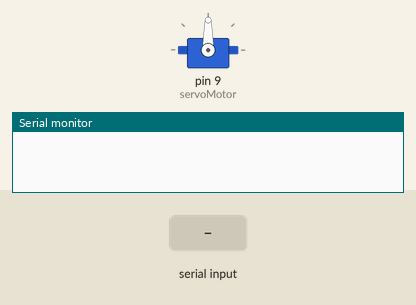
The sketch below on a simulated Arduino Uno, built with avr-gcc and run on an emulated ATmega328P. Parts: servo, the last lines printed to the serial monitor. The inputs (shaded band) are chosen by the test bench.

Above: at 1.2 s.
1.3 s: byte 1 (1) received over Serial
At 3.1 s:
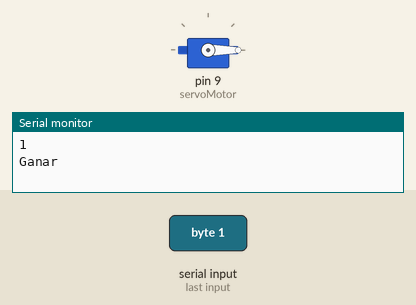
Timing chart, 0 to 4.8 s (numbered marks = the images above; inputs shaded):
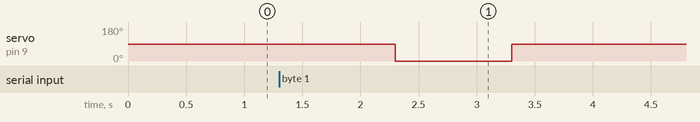

The sketch:

servo.ino
```cpp
// Incluímos la librería para poder controlar el servo
#include <Servo.h>
 bool Ganar = false;
 bool cicle =true;
 int val;

// Declaramos la variable para controlar el servo
Servo servoMotor;

void setup() {
  // Iniciamos el monitor serie para mostrar el resultado
  Serial.begin(9600);

  // Iniciamos el servo para que empiece a trabajar con el pin 9
  servoMotor.attach(9);

}

void loop() {
  if(Serial.available())
  {
    val= Serial.read();
    Serial.println(val);
    if(val == 1){
      Ganar = true;
      }

      if(Ganar==true)
        {
          if (cicle==true){
          Serial.print("Ganar");
        // Desplazamos a la posición 0º
        servoMotor.write(90);
        // Esperamos 1 segundo
        delay(1000);

        // Desplazamos a la posición 90º
        servoMotor.write(0);
        // Esperamos 1 segundo
        delay(1000);

        // Desplazamos a la posición 0º
        servoMotor.write(90);
        // Esperamos 1 segundo
        cicle=false;
          }

        }


   }


  }
```

Measured:
- after the input at 1.3 s, servo on pin 9 (servoMotor): 90° → 0° after 1.0 s, → 90° 1.0 s later
